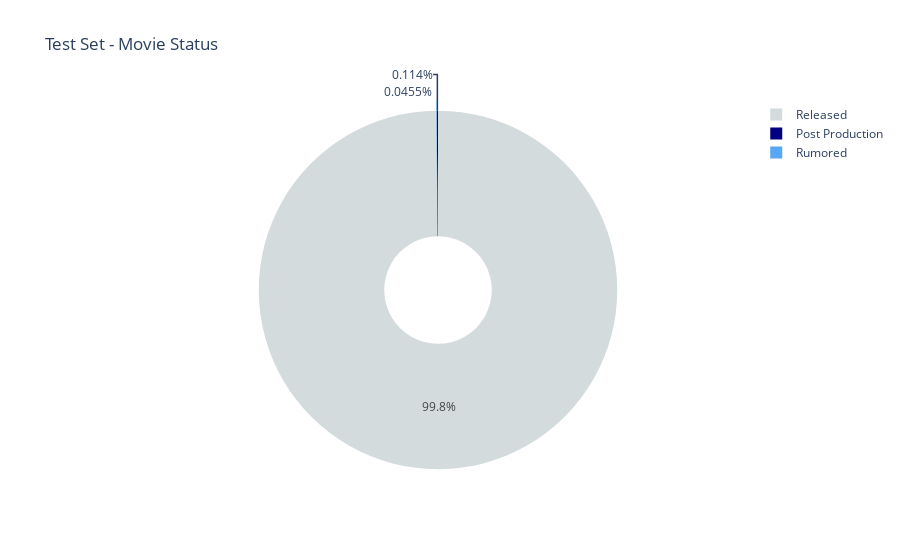

Notebook code cell kept with this figure:
### Code cell
night_colors = ['#D3DBDD',  'navy',  '#57A7F3']
labels = [x for x in df_test.status.value_counts().index]
values = df_test.status.value_counts()

# Use `hole` to create a donut-like pie chart
fig=go.Figure(data=[go.Pie(labels=labels,values=values,hole=.3,pull=[0,0,0.06,0])])

fig.update_layout(
    title_text="Test Set - Movie Status")
fig.update_traces(marker=dict(colors=night_colors))
fig.show()

### Figure 1 — Plotly figure (JSON) as saved in the notebook; plotly's stock layout.template omitted (floating-point values rounded to 4 significant figures)
{"data": [{"hole": 0.3, "labels": ["Released", "Post Production", "Rumored"], "marker": {"colors": ["#D3DBDD", "navy", "#57A7F3"]}, "pull": [0, 0, 0.06, 0], "type": "pie", "values": [4389, 5, 2]}], "layout": {"title": {"text": "Test Set - Movie Status"}}}
